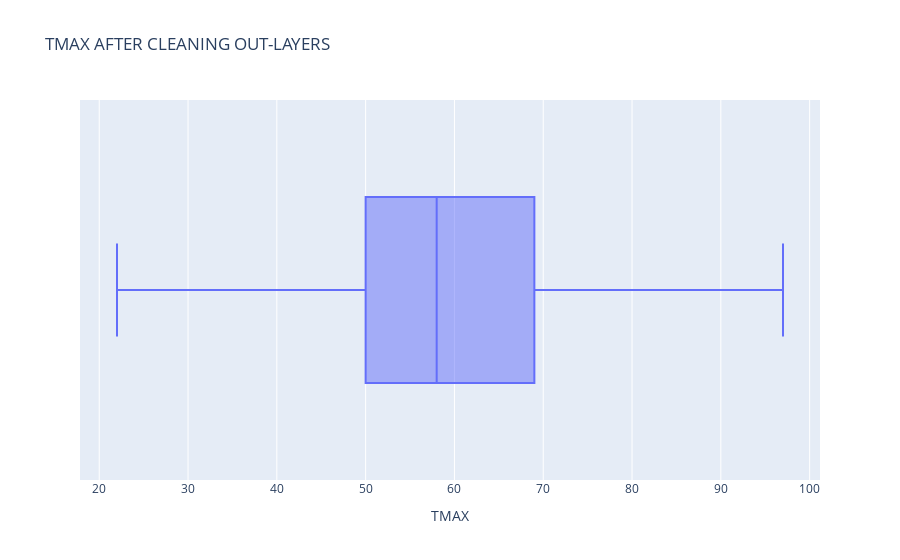

Source (notebook cell):
### Code cell
fig = px.box(CleanedTmaxWD, x='TMAX', height=500, title='TMAX AFTER CLEANING OUT-LAYERS')
fig.show()

### Figure 1 — Plotly figure (JSON) as saved in the notebook; plotly's stock layout.template omitted (floating-point values rounded to 4 significant figures; data arrays with more than 128 entries replaced by an {"elided": "..."} marker saying what was removed)
{"data": [{"alignmentgroup": "True", "hovertemplate": "TMAX=%{x}<extra></extra>", "legendgroup": "", "marker": {"color": "#636efa"}, "name": "", "notched": false, "offsetgroup": "", "orientation": "h", "showlegend": false, "type": "box", "x": {"elided": "25551 int values"}, "x0": " ", "xaxis": "x", "y0": " ", "yaxis": "y"}], "layout": {"autosize": true, "boxmode": "group", "legend": {"tracegroupgap": 0}, "title": {"text": "TMAX AFTER CLEANING OUT-LAYERS"}, "xaxis": {"anchor": "y", "autorange": true, "domain": [0, 1], "range": [17.83, 101.2], "title": {"text": "TMAX"}, "type": "linear"}, "yaxis": {"anchor": "x", "autorange": true, "domain": [0, 1], "range": [-0.5, 0.5], "type": "category"}}}
